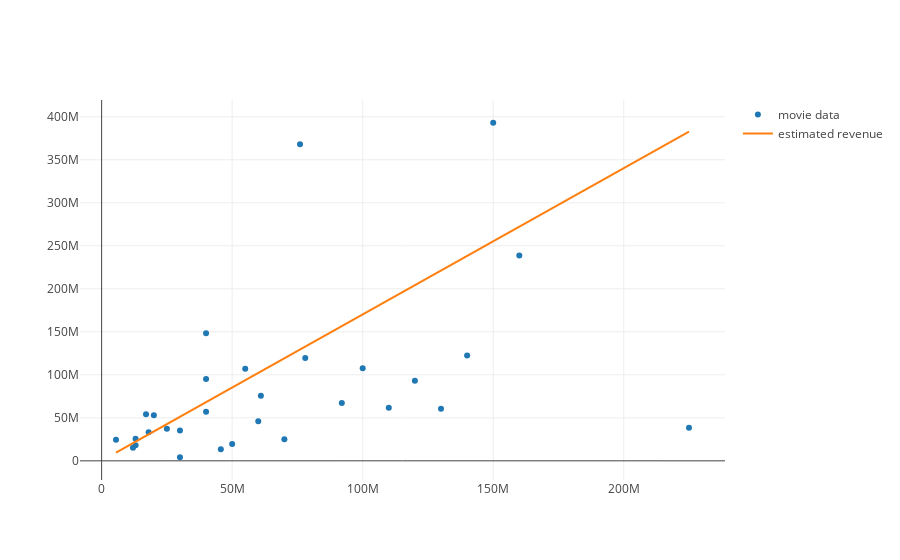

Here is the notebook cell this chart was saved with:
### Markdown cell above
Let's plot the data as well as the regression line to get a sense of what we are looking at.  We can make use of the [graph.py](https://github.com/learn-co-curriculum/evaluating-regression-lines-lab/blob/master/graph.py) library, that we wrote earlier.

### Code cell
from plotly.offline import iplot, init_notebook_mode
init_notebook_mode(connected=True)
from graph import trace_values, m_b_trace, plot


movies_trace = trace_values(x_values, y_values, text=titles, name='movie data')
regression_trace = m_b_trace(1.7, 100000, x_values, name='estimated revenue')
plot([movies_trace, regression_trace])

### Figure 1 — Plotly figure (JSON) as saved in the notebook; plotly's stock layout.template omitted (floating-point values rounded to 4 significant figures)
{"data": [{"mode": "markers", "name": "movie data", "text": ["21 &amp; Over", "Dredd 3D", "12 Years a Slave", "2 Guns", "42", "47 Ronin", "A Good Day to Die Hard", "About Time", "Admission", "After Earth", "American Hustle", "August: Osage County", "Beautiful Creatures", "Blue Jasmine", "Captain Phillips", "Carrie", "Cloudy with a Chance of Meatballs 2", "Despicable Me 2", "Don Jon", "Elysium", "Ender&#39;s Game", "Epic", "Escape from Planet Earth", "Escape Plan", "Evil Dead", "Fast and Furious 6", "Frozen", "G.I. Joe: Retaliation", "Gangster Squad", "Gloria"], "x": [13000000, 45658735, 20000000, 61000000, 40000000, 225000000, 92000000, 12000000, 13000000, 130000000, 40000000, 25000000, 50000000, 18000000, 55000000, 30000000, 78000000, 76000000, 5500000, 120000000, 110000000, 100000000, 40000000, 70000000, 17000000, 160000000, 150000000, 140000000, 60000000, 30000000], "y": [25682380, 13414714, 53107035, 75612460, 95020213, 38362475, 67349198, 15323921, 18007317, 60522097, 148430908, 37304874, 19452138, 33345833, 107136417, 35266619, 119640264, 368065385, 24477704, 93050117, 61737191, 107518682, 57012977, 25213103, 54239856, 238679850, 393050114, 122523060, 46000903, 4167493]}, {"mode": "line", "name": "estimated revenue", "x": [13000000, 45658735, 20000000, 61000000, 40000000, 225000000, 92000000, 12000000, 13000000, 130000000, 40000000, 25000000, 50000000, 18000000, 55000000, 30000000, 78000000, 76000000, 5500000, 120000000, 110000000, 100000000, 40000000, 70000000, 17000000, 160000000, 150000000, 140000000, 60000000, 30000000], "y": [22200000, 77720000.0, 34100000, 103800000, 68100000, 382600000, 156500000, 20500000, 22200000, 221100000, 68100000, 42600000, 85100000, 30700000, 93600000, 51100000, 132700000, 129300000, 9450000, 204100000, 187100000, 170100000, 68100000, 119100000, 29000000, 272100000, 255100000, 238100000, 102100000, 51100000]}], "layout": {}}
